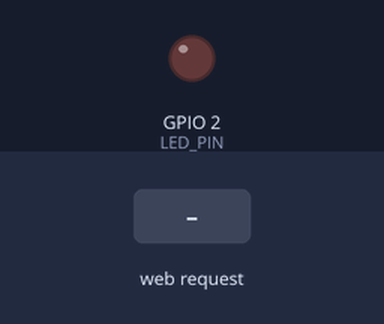
Simulated run of this program. Board: ESP32. Parts: output pins drawn as LEDs (lit = HIGH). Inputs (shaded band) come from the test bench. WiFi joins after 1.5 s; servers stay silent unless stated; what the program prints to the serial monitor is not drawn.

Above: at 2.7 s.
2.8 s: HTTP request GET /on received
At 4.0 s:
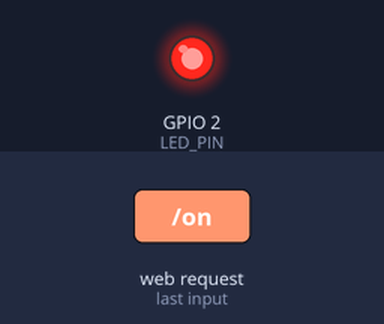
4.3 s: HTTP request GET /off received
At 5.1 s:
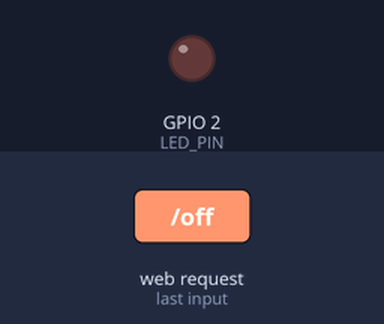
Timing chart, 0 to 7.3 s (numbered marks = the images above; inputs shaded):
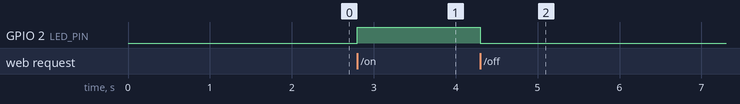

Measured:
- after the input at 2.8 s, GPIO 2 (LED_PIN): LOW → HIGH at once
- after the input at 4.3 s, GPIO 2 (LED_PIN): HIGH → LOW at once

The program:

main.cpp
```cpp
#include <Arduino.h>

#include <WiFi.h>
#include <WebServer.h>

// Cau hinh Wi-Fi Wokwi
const char* ssid = "Wokwi-GUEST";
const char* password = "";

// Chan dieu khien LED
#define LED_PIN 2

// Tao Web Server tai cong 80
WebServer server(80);

// Trang web dieu khien LED
void handleRoot() {
  String html = R"rawliteral(
  <!DOCTYPE html>
  <html>
  <head>
    <meta charset="UTF-8">
    <meta name="viewport" content="width=device-width, initial-scale=1">
    <title>ESP32 LED Control</title>
    <style>
      body {
        font-family: Arial;
        text-align: center;
        margin-top: 60px;
        background: #f0f0f0;
      }
      h1 { color: #222; }
      button {
        padding: 15px 35px;
        font-size: 20px;
        margin: 10px;
        border: none;
        border-radius: 8px;
        cursor: pointer;
      }
      .on { background: green; color: white; }
      .off { background: red; color: white; }
    </style>
  </head>
  <body>
    <h1>ESP32 WEB SERVER</h1>
    <h2>Dieu khien LED</h2>
    <p>Trang thai LED: %STATE%</p>
    <a href="/on"><button class="on">BAT LED</button></a>
    <a href="/off"><button class="off">TAT LED</button></a>
  </body>
  </html>
  )rawliteral";

  if (digitalRead(LED_PIN) == HIGH) {
    html.replace("%STATE%", "DANG BAT");
  } else {
    html.replace("%STATE%", "DANG TAT");
  }

  server.send(200, "text/html", html);
}

// Bat LED
void handleLEDOn() {
  digitalWrite(LED_PIN, HIGH);
  server.sendHeader("Location", "/");
  server.send(303);
}

// Tat LED
void handleLEDOff() {
  digitalWrite(LED_PIN, LOW);
  server.sendHeader("Location", "/");
  server.send(303);
}

void setup() {
  Serial.begin(115200);

  pinMode(LED_PIN, OUTPUT);
  digitalWrite(LED_PIN, LOW);

  Serial.println("Dang ket noi Wi-Fi...");

  WiFi.mode(WIFI_STA);
  WiFi.begin(ssid, password, 6);

  while (WiFi.status() != WL_CONNECTED) {
    delay(500);
    Serial.print(".");
  }

  Serial.println();
  Serial.println("Da ket noi Wi-Fi!");

  Serial.print("Dia chi IP: ");
  Serial.println(WiFi.localIP());

  // Cau hinh cac duong dan tren Web Server
  server.on("/", handleRoot);
  server.on("/on", handleLEDOn);
  server.on("/off", handleLEDOff);

  server.begin();

  Serial.println("HTTP Web Server da khoi dong!");
}

void loop() {
  server.handleClient();
}
```
